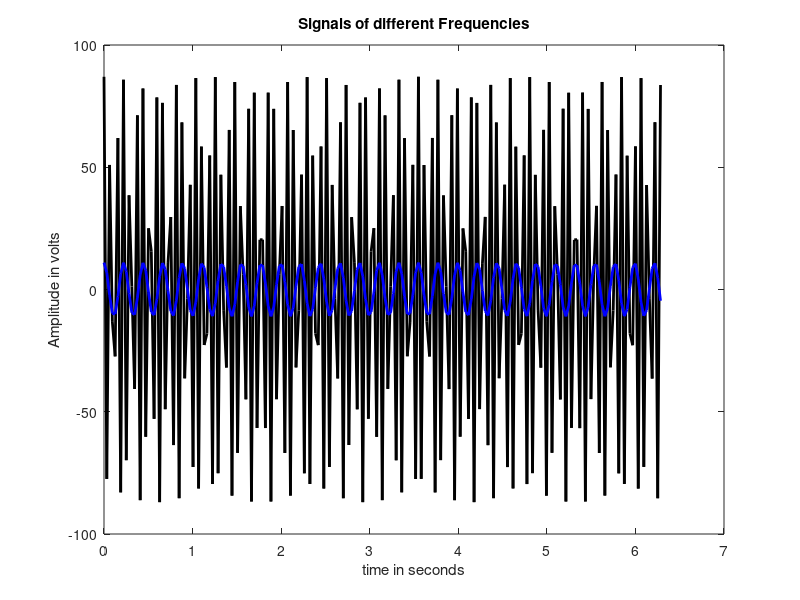

Reproduce this figure in MATLAB.
A1=87;
A2=11;
t=0:pi/100:2*pi;
x1=A1*cos(2*pi*(3*100)*t);
x2=A2*cos(2*pi*(1*100)*t);
plot(t,x1,'k','linewidth',2);
hold on;
plot(t,x2,'b','linewidth',2);
hold on;
xlabel('time in seconds')
ylabel('Amplitude in volts')
title('Signals of different Frequencies')
